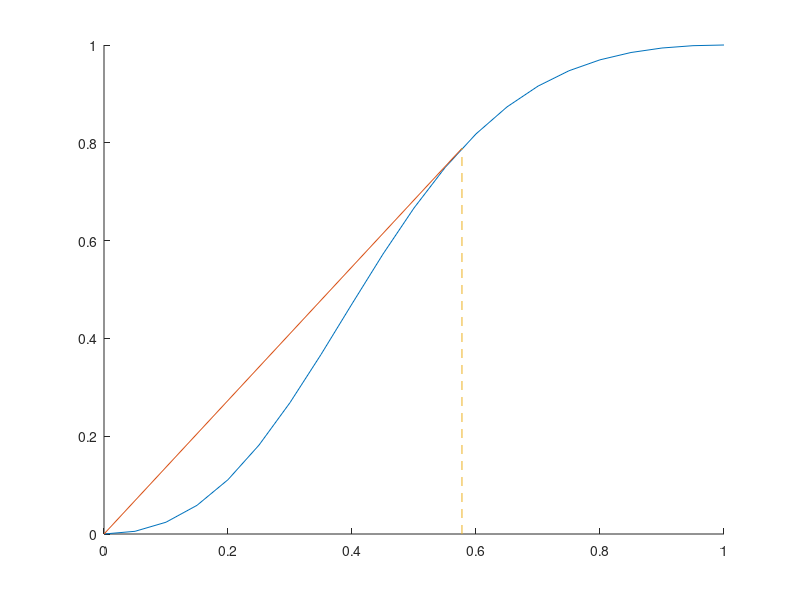

MATLAB code for this plot:
% Application of Oleinik's entropy condition

% Copyright 2001 P. Wesseling
% This program and its subprograms may be freely used, modified and distributed
% under the GNU General Public License: http://www.gnu.org/copyleft/gpl.html

% Theory in Section 9.4 of:

% 	P. Wesseling: Principles of Computational Fluid Dynamics
% 	Springer, Heidelberg, 2000 ISBN 3-5453-0. XII, 642 pp.
% See http://ta.twi.tudelft.nl/nw/users/wesseling/cfdbook.html

% This program generates Fig. 9.11 in the book

		% ...............Input.........................................
a = 0.5;	% Parameter in flux function on page 371
		% ............End of input.....................................

x = 0.0:0.05:1.0; den = x.*x + 0.5*(1-x).^2; 
f = (x.*x)./den;	% Buckley-Leverett flux function

x1 = 1/sqrt(3); 
f1 = (x1*x1)/(x1*x1 + 0.5*(1-x1)^2);	%Point where tangent meets curve

figure(1), clf, hold on, plot(x,f,'-')
xx = [0  1];  xx = x1*xx; yy = [0  1]; yy = f1*yy; plot(xx,yy,'-')
zz = [0  f1]; xx = [x1 x1];			   plot(xx,zz,'--')
 
